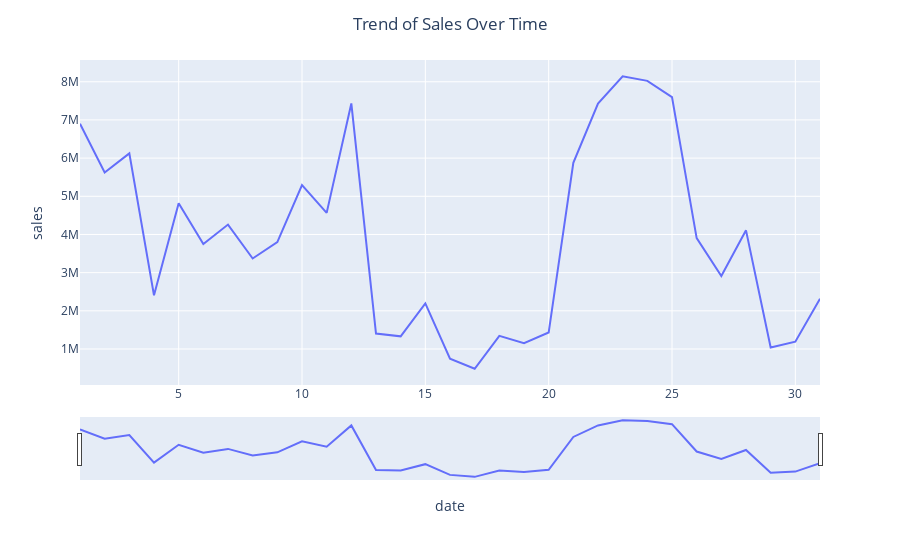

Here is the notebook cell this chart was saved with:
### Markdown cell above
##### Sales Series in Date

### Code cell
data['date']=pd.to_datetime(data['date'])
daily_sales = data.groupby(data['date'].dt.day)['sales'].sum().reset_index()

# Create a time series plot with slider
fig = px.line(daily_sales, x='date', y='sales')
fig.update_xaxes(rangeslider_visible=True)
fig.update_layout(title='Trend of Sales Over Time', title_x=0.5)
fig.show()

### Figure 1 — Plotly figure (JSON) as saved in the notebook; plotly's stock layout.template omitted (floating-point values rounded to 4 significant figures)
{"data": [{"hovertemplate": "date=%{x}<br>sales=%{y}<extra></extra>", "legendgroup": "", "line": {"color": "#636efa", "dash": "solid"}, "marker": {"symbol": "circle"}, "mode": "lines", "name": "", "orientation": "v", "showlegend": false, "type": "scatter", "x": [1, 2, 3, 4, 5, 6, 7, 8, 9, 10, 11, 12, 13, 14, 15, 16, 17, 18, 19, 20, 21, 22, 23, 24, 25, 26, 27, 28, 29, 30, 31], "xaxis": "x", "y": [6901000.0, 5624000.0, 6123000.0, 2406000.0, 4820000.0, 3750000.0, 4259000.0, 3371000.0, 3800000.0, 5296000.0, 4565000.0, 7432000.0, 1404000.0, 1332000.0, 2196000.0, 748100.0, 483100.0, 1346000.0, 1152000.0, 1432000.0, 5877000.0, 7429000.0, 8144000.0, 8023000.0, 7599000.0, 3904000.0, 2913000.0, 4108000.0, 1038000.0, 1191000.0, 2316000.0], "yaxis": "y"}], "layout": {"legend": {"tracegroupgap": 0}, "margin": {"t": 60}, "title": {"text": "Trend of Sales Over Time", "x": 0.5}, "xaxis": {"anchor": "y", "domain": [0, 1], "rangeslider": {"visible": true}, "title": {"text": "date"}}, "yaxis": {"anchor": "x", "domain": [0, 1], "title": {"text": "sales"}}}}
